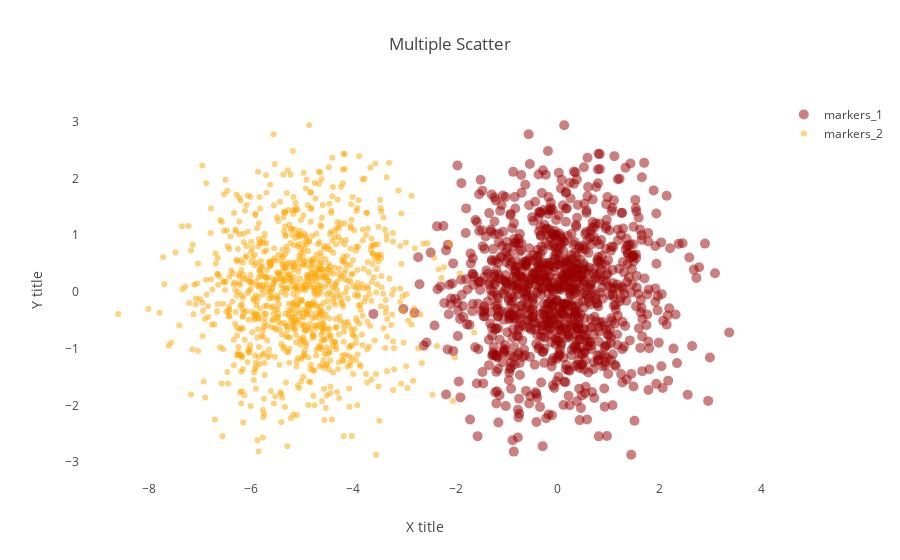

The notebook cell this image was saved under:
### Markdown cell above
## Multiple scatter plot

### Code cell
from plotly.offline import plot, iplot
import plotly.graph_objs as go
from plotly.offline import init_notebook_mode
init_notebook_mode(connected=True)

import numpy as np
random_x = np.random.randn(1000)
random_y = np.random.randn(1000)

trace_1 = go.Scatter(
    x = random_x,
    y = random_y,
    mode = 'markers',
    name = 'markers_1',
    marker = dict(
        size = 10,
        color="rgba(152,0,0,0.5)"
    )
)

trace_2 = go.Scatter(
    x = random_x-5,
    y = random_y,
    mode = 'markers',
    name = 'markers_2',
    marker = dict(
        color="rgba(255,165,0,0.5)"
    )
)

layout  = dict(title = "Multiple Scatter",
			   xaxis = dict(
             title = "X title",
             showgrid=False,
             showline=False,
             zeroline=False
         ),
			   yaxis = dict(
             title = "Y title",
             showgrid=False,
             showline=False,
             zeroline=False
         )
			  )


data = [trace_1, trace_2]
figure = dict(data=data,layout=layout)
iplot(figure)

### Figure 1 — Plotly figure (JSON) as saved in the notebook; plotly's stock layout.template omitted (floating-point values rounded to 4 significant figures; data arrays with more than 128 entries replaced by an {"elided": "..."} marker saying what was removed)
{"data": [{"marker": {"color": "rgba(152,0,0,0.5)", "size": 10}, "mode": "markers", "name": "markers_1", "type": "scatter", "x": {"elided": "1000 float values"}, "y": {"elided": "1000 float values"}}, {"marker": {"color": "rgba(255,165,0,0.5)"}, "mode": "markers", "name": "markers_2", "type": "scatter", "x": {"elided": "1000 float values"}, "y": {"elided": "1000 float values"}}], "layout": {"title": "Multiple Scatter", "xaxis": {"showgrid": false, "showline": false, "title": "X title", "zeroline": false}, "yaxis": {"showgrid": false, "showline": false, "title": "Y title", "zeroline": false}}}
